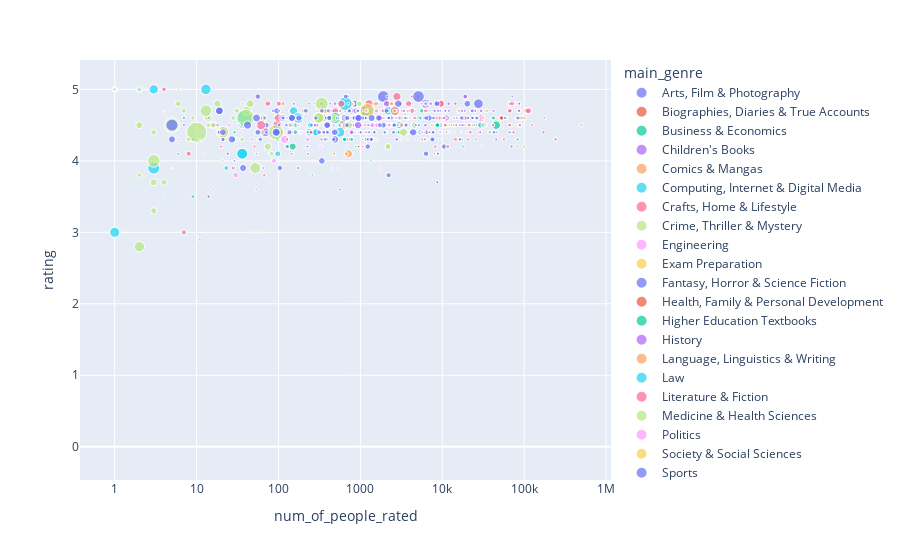

Notebook source saved alongside this figure:
### Code cell
import plotly.express as px
fig = px.scatter(df, x="num_of_people_rated", y="rating", size="price_euro", color="main_genre",
           hover_name="title", log_x=True)
fig.show()
